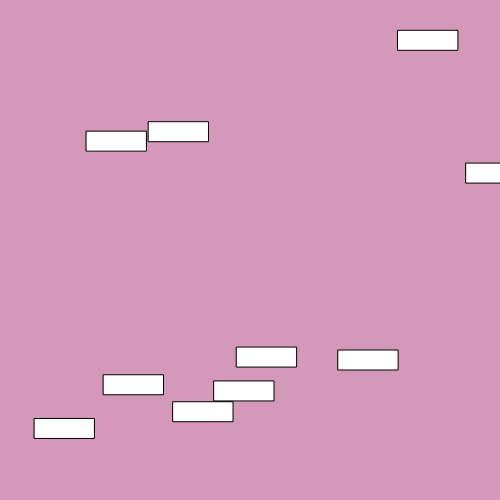
Frame 1 (no input)
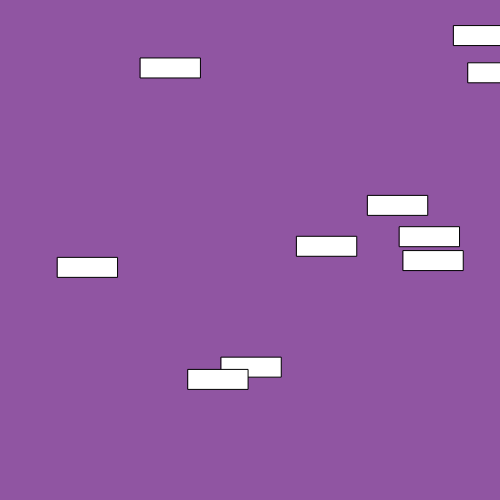
Frame 60 (no input)
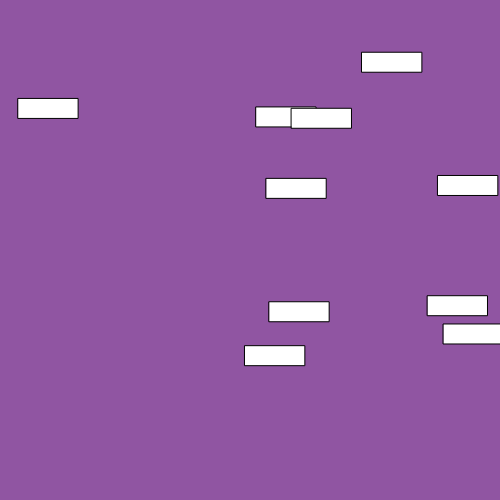
Frame 120 (the mouse pressed at the canvas centre since frame 60)

The p5.js sketch that drew these frames (run headless with seeded random() and noise() and a simulated clock; from frame 60 on, the mouse is pressed at the canvas centre):

// p5.js sketch
// ── sketch.js
var p=["#011638","#2e294e","#9055a2","#d499b9","#e8c1c5"]


function setup() { 
  createCanvas (500,500);
}

function draw() {
  background (random(p));
  
  for(var i=0; i<10; i++){
    rect (random(width),random(height), 60,20)
  }
}
